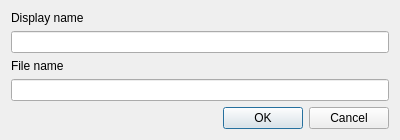
<?xml version="1.0" encoding="UTF-8"?>
<ui version="4.0">
 <class>Dialog</class>
 <widget class="QDialog" name="Dialog">
  <property name="windowModality">
   <enum>Qt::NonModal</enum>
  </property>
  <property name="geometry">
   <rect>
    <x>0</x>
    <y>0</y>
    <width>400</width>
    <height>131</height>
   </rect>
  </property>
  <property name="font">
   <font>
    <family>Segoe UI</family>
   </font>
  </property>
  <property name="windowTitle">
   <string>Create a new profile</string>
  </property>
  <layout class="QVBoxLayout" name="verticalLayout">
   <item>
    <widget class="QLabel" name="label">
     <property name="text">
      <string>Display name</string>
     </property>
    </widget>
   </item>
   <item>
    <widget class="QLineEdit" name="leDisplayName"/>
   </item>
   <item>
    <widget class="QLabel" name="label_2">
     <property name="text">
      <string>File name</string>
     </property>
    </widget>
   </item>
   <item>
    <widget class="QLineEdit" name="leFileName"/>
   </item>
   <item>
    <widget class="QDialogButtonBox" name="buttonBox">
     <property name="orientation">
      <enum>Qt::Horizontal</enum>
     </property>
     <property name="standardButtons">
      <set>QDialogButtonBox::Cancel|QDialogButtonBox::Ok</set>
     </property>
    </widget>
   </item>
  </layout>
 </widget>
 <resources/>
 <connections>
  <connection>
   <sender>buttonBox</sender>
   <signal>accepted()</signal>
   <receiver>Dialog</receiver>
   <slot>accept()</slot>
   <hints>
    <hint type="sourcelabel">
     <x>248</x>
     <y>254</y>
    </hint>
    <hint type="destinationlabel">
     <x>157</x>
     <y>274</y>
    </hint>
   </hints>
  </connection>
  <connection>
   <sender>buttonBox</sender>
   <signal>rejected()</signal>
   <receiver>Dialog</receiver>
   <slot>reject()</slot>
   <hints>
    <hint type="sourcelabel">
     <x>316</x>
     <y>260</y>
    </hint>
    <hint type="destinationlabel">
     <x>286</x>
     <y>274</y>
    </hint>
   </hints>
  </connection>
 </connections>
</ui>
